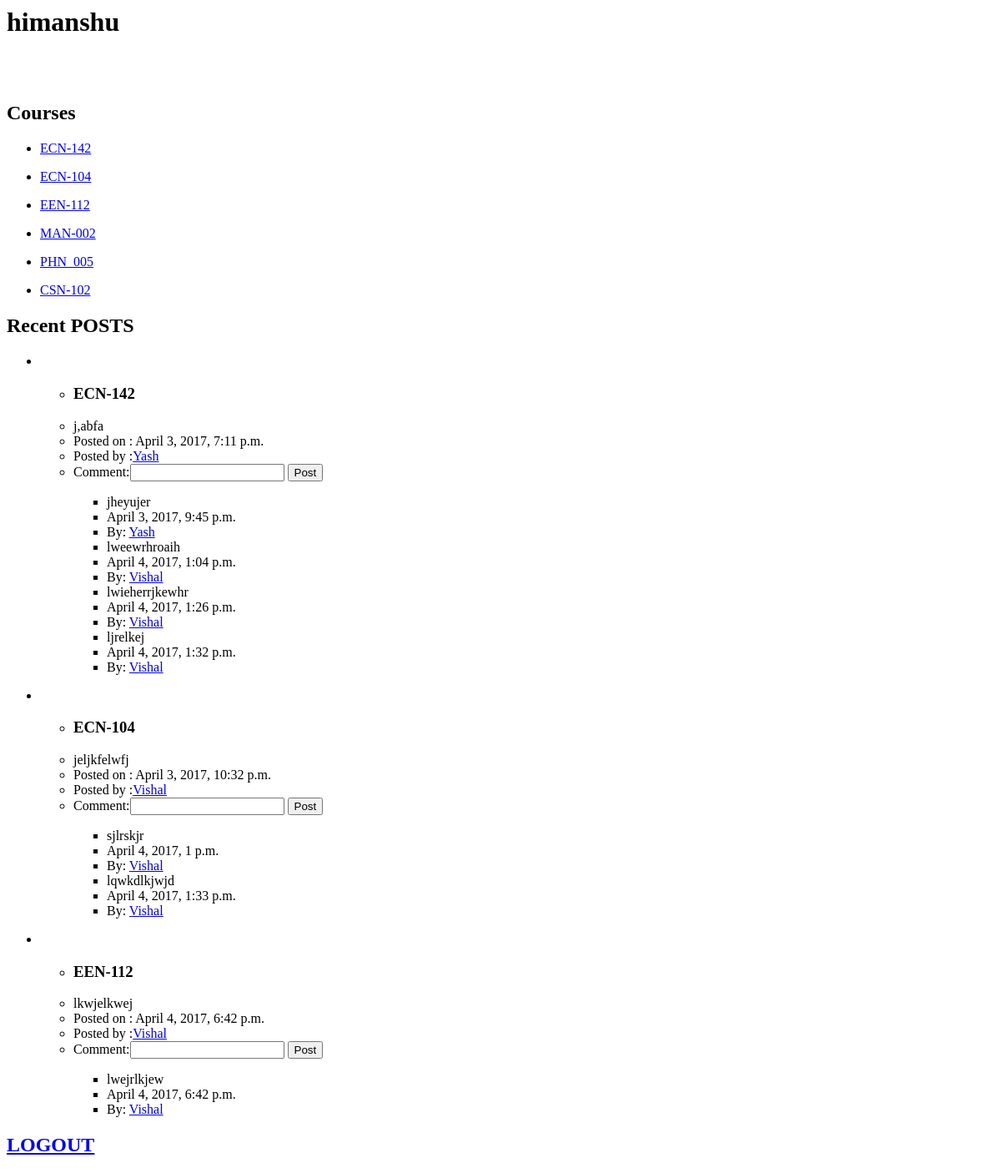
The page /lectut/profile/ (signed in) on the database as committed earlier.
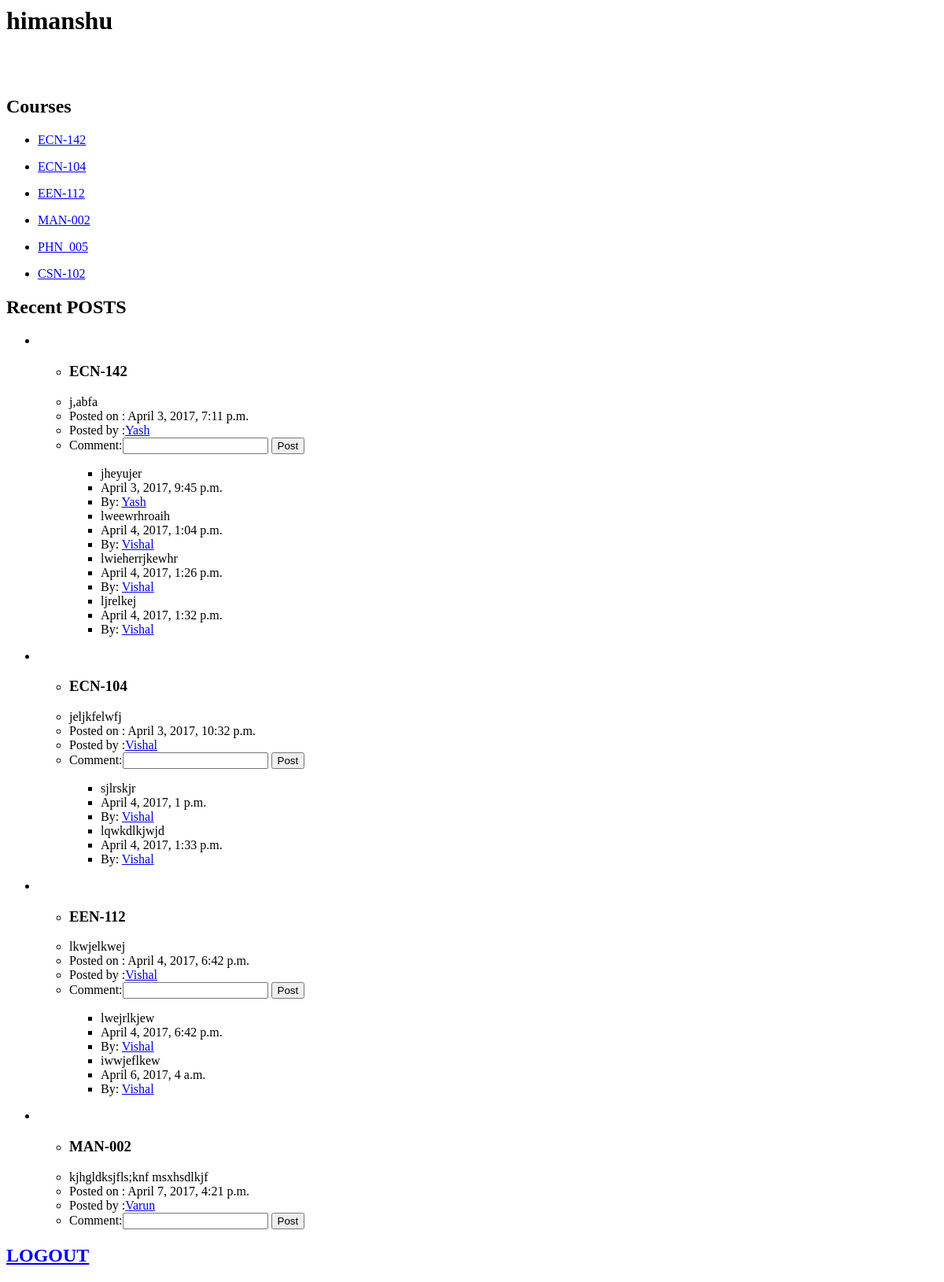
The same page on the database as committed later.
### lectut/models.py (models this page shows, shortened)
class Course(models.Model):
	courseName = models.CharField(max_length=200)

class Post(models.Model):
	post = models.CharField(max_length=300)
	poster = models.CharField(max_length=200)
	pub_time = models.DateTimeField(auto_now_add=True)
	course = models.ForeignKey(Course, on_delete=models.CASCADE)

class Comment(models.Model):
	comment = models.CharField(max_length=200)
	pub_time = models.DateTimeField(auto_now_add=True)
	commenter = models.CharField(max_length=200)
	post = models.ForeignKey(Post, on_delete=models.CASCADE)

### lectut/views.py (the view, shortened to what this page needs)
# urls.py: url(r'^profile/(?P<course_id>[0-9]+)/course/$', views.coursepage, name='coursepage'),
def profile(request ):
	if request.user.is_authenticated():
		user = request.user
		latest_post = Post.objects.order_by('-pub_time')[:5]
		form2 = CommentForm()
		if(hasattr(user, 'student')):
			student = user.student
			list1 = student.courses.all()
			list2 = []
			list3 = []
			for course in list1:
				pos = course.post_set.all().order_by('-pub_time')[:1]
				if(pos):
					list2.append(pos[0])
					list3.append(course)
			return render(request, 'lectut/profile.html', {'user': student, 'latestpost':zip(list2, list3),'userid': user.id, 'form2':form2})
	else:
		messages.error(request, 'You have to login 1st')
		return HttpResponseRedirect(reverse('lectut:index'))

### lectut/forms.py
class CommentForm(forms.Form):
	Comment = forms.CharField(label='Comment', max_length=300)

### lectut/templates/lectut/profile.html (shortened to what this page needs)
<h1>{{ user.name }}</h1>
<h2>Courses</h2>
{% for course in user.courses.all %}
<ul>
	<li><a href="{% url 'lectut:coursepage' course.id %}">{{ course.courseName }}</a></li>
</ul>
{% endfor %}
<h2>Recent POSTS</h2>
{% for pos, course in latestpost %}
<ul>
	<li><ul><li><h3> {{ course.courseName }}</h3></li><li>{{ pos.post}}</li><li>Posted on : {{ pos.pub_time}}</li>
		<li>Posted by :<a href="{% url 'lectut:userprofile' pos.poster %}">{{ pos.poster }}</a></li>
		<li><form action="{% url 'lectut:profilecommenting' pos.course.id pos.id%}" method="post">
			{{ form2 }}
			<input type="submit" value="Post" />
			</form>
			{% for com in pos.comment_set.all %}
			<ul>
				<li>{{ com.comment }}</li><li>{{ com.pub_time }}</li>
				<li>By: <a href="{% url 'lectut:userprofile' com.commenter %}">{{ com.commenter }}</a></li>
			</ul>
			{% endfor %}
		</li>
		</ul>
</ul>
{% endfor %}
<h2><a href="{% url 'lectut:logo' %}">LOGOUT</a></h2>

Rows that differ between the two databases and show on the page:
added Comment: comment "iwwjeflkew", pub_time "April 6, 2017, 4 a.m.", commenter "Vishal", shown under Post "lkwjelkwej"
added Post: courseName "MAN-002", post "kjhgldksjfls;knf msxhsdlkjf", pub_time "April 7, 2017, 4:21 p.m.", poster "Varun"
